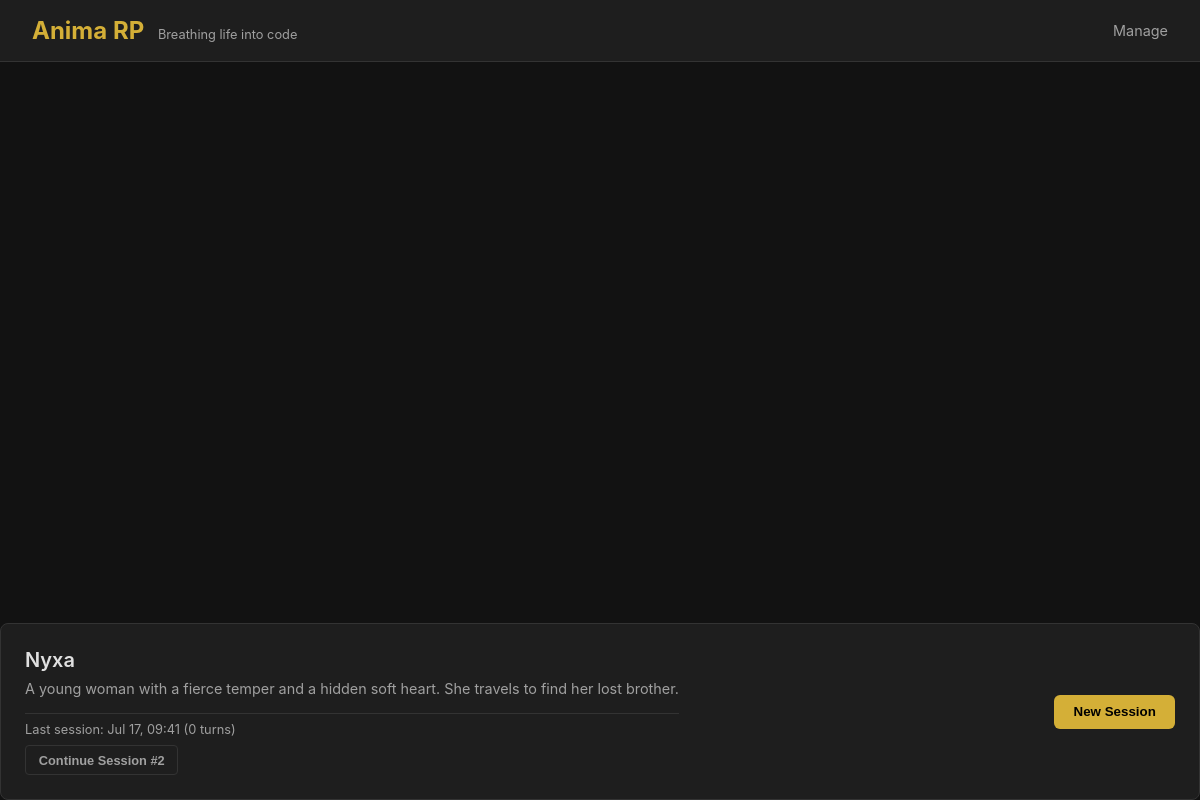
The page / on the database its author committed.
### characters/models.py (models this page shows, shortened)
class Character(models.Model):
    name = models.CharField(max_length=255)
    description = models.TextField()
    personality = models.JSONField(default=dict)  # voice, quirks, kinks, backstory
    traits = models.JSONField(default=dict)       # { "trait_name": 0.5 }
    created_at = models.DateTimeField(auto_now_add=True)
    updated_at = models.DateTimeField(auto_now=True)
    class Meta:
        db_table = 'characters'

### anima_sessions/models.py (models this page shows, shortened)
class Session(models.Model):
    character = models.ForeignKey(
        'characters.Character', on_delete=models.CASCADE, related_name="sessions"
    )
    world = models.ForeignKey(
        'worlds.World', on_delete=models.SET_NULL, null=True, blank=True
    )
    scenario = models.ForeignKey(
        'scenarios.Scenario', on_delete=models.SET_NULL, null=True, blank=True
    )
    summary = models.TextField(blank=True, default="")
    created_at = models.DateTimeField(auto_now_add=True)
    updated_at = models.DateTimeField(auto_now=True)
    turn_count = models.PositiveIntegerField(default=0)
    class Meta:
        db_table = 'sessions'

### web/views.py (the view)
# urls.py: path('', views.index, name='index'),
def index(request):
    characters = Character.objects.prefetch_related('active_traits').all()
    char_ids = [c.pk for c in characters]
    recent_sessions = Session.objects.filter(character_id__in=char_ids).order_by('character_id', '-created_at')
    session_map = {}
    for s in recent_sessions:
        if s.character_id not in session_map:
            session_map[s.character_id] = s
    char_list = []
    for c in characters:
        char_list.append({
            'character': c,
            'last_session': session_map.get(c.pk)
        })
    return render(request, 'web/index.html', {'char_list': char_list})

### web/templates/web/index.html (shortened to what this page needs)
{% extends "web/base.html" %}
{% block content %}
{% for item in char_list %}
{% with character=item.character last_session=item.last_session %}
<div class="character-card">
    <div>
        <div class="character-name">{{ character.name }}</div>
        <div class="character-desc">{{ character.description|truncatewords:20 }}</div>
        {% if last_session %}
        <div style="margin-top: 1rem; border-top: 1px solid var(--border); padding-top: 0.5rem;">
            <div style="color: var(--text-secondary); font-size: 0.8rem; margin-bottom: 0.5rem;">
                Last session: {{ last_session.created_at|date:"M d, H:i" }} ({{ last_session.turn_count }} turns)
            </div>
            <button class="btn btn-small" onclick="continueSession({{ last_session.pk }}, '{{ character.name|escapejs }}')">Continue Session #{{ last_session.pk }}</button>
        </div>
        {% endif %}
    </div>
    <button class="btn" onclick="startSession({{ character.pk }})">New Session</button>
</div>
{% endwith %}
{% empty %}
<div style="text-align: center; color: var(--text-secondary); margin-top: 2rem;">
    No characters found. Seed the database first.
</div>
{% endfor %}
{% endblock %}

### web/templates/web/base.html (style rules this page uses)
:root { --bg-color: #121212; --card-bg: #1e1e1e; --text-primary: #e0e0e0; --text-secondary: #a0a0a0; --accent: #d4af37; --accent-hover: #f3c623; --border: #333; --user-msg-bg: #2a2a2a; --char-msg-bg: #1e1e1e; }
* { box-sizing: border-box; margin: 0; padding: 0; }
body { font-family: -apple-system, BlinkMacSystemFont, "Segoe UI", Roboto, Helvetica, Arial, sans-serif; background-color: var(--bg-color); color: var(--text-primary); height: 100vh; display: flex; flex-direction: column; }
.character-card { background-color: var(--card-bg); border: 1px solid var(--border); border-radius: 8px; padding: 1.5rem; cursor: pointer; transition: all 0.2s ease; display: flex; justify-content: space-between; align-items: center; }
.character-name { font-size: 1.25rem; font-weight: 600; }
.character-desc { font-size: 0.9rem; color: var(--text-secondary); margin-top: 0.5rem; }
.btn { padding: 0.6rem 1.2rem; border-radius: 6px; border: none; background-color: var(--accent); color: #000; font-weight: 600; cursor: pointer; transition: background 0.2s; }

### web/templates/web/index.html (style rules this page uses)
.btn-small { padding: 0.4rem 0.8rem; font-size: 0.8rem; border-radius: 4px; border: 1px solid var(--border); background: transparent; color: var(--text-secondary); cursor: pointer; margin-right: 0.5rem; }

### rows shown on the page
Character: character.name "Nyxa", character.description "A young woman with a fierce temper and a hidden soft heart. She travels to find her lost brother.", last_session.created_at "Jul 17, 09:41", last_session.turn_count "0", last_session.pk "2"
